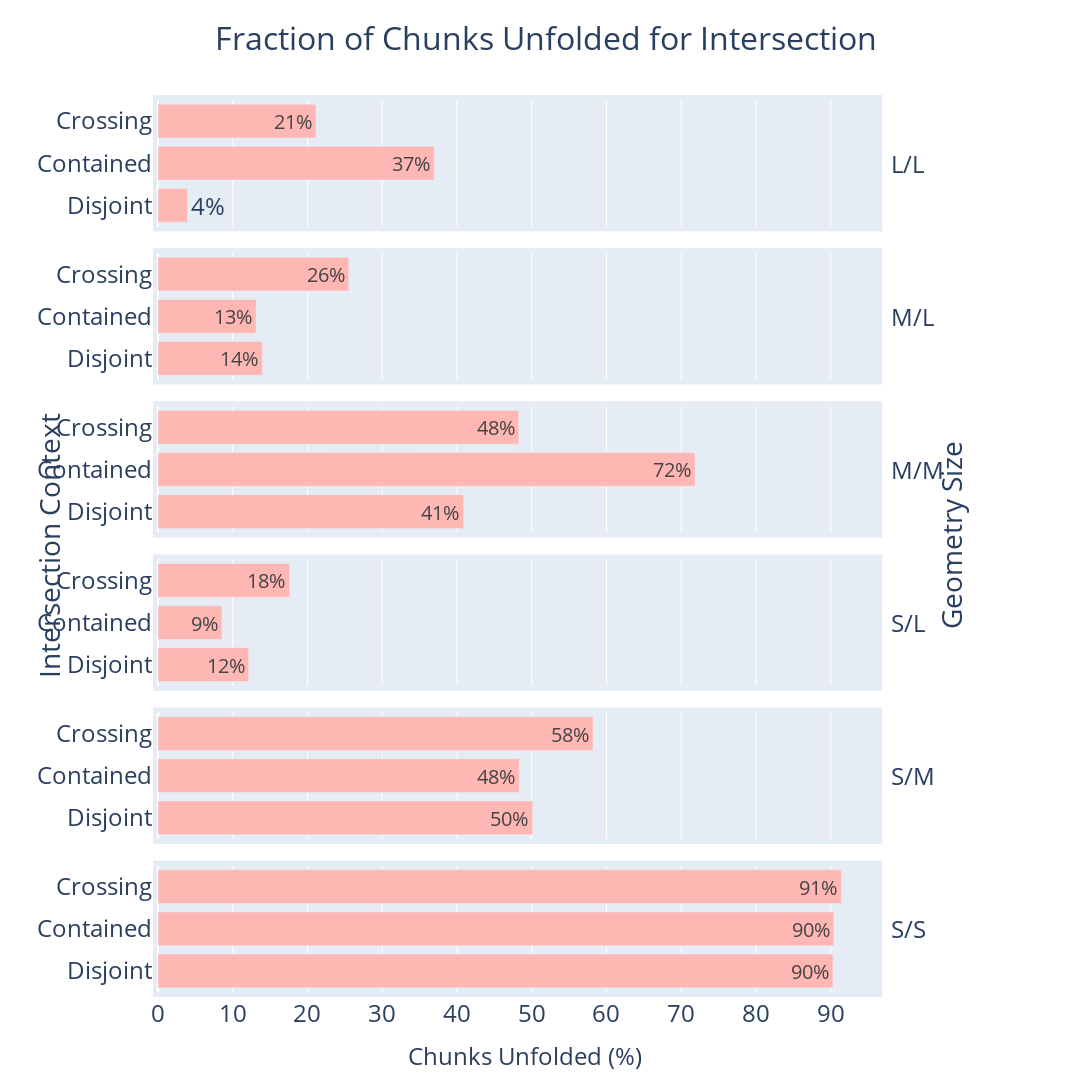

Here is the notebook cell this chart was saved with:
### Markdown cell above
#### (%) Unfolding of chunks

### Code cell
plot_chunk_unfolded_frac(chunk_unfolded_df, is_predicate=False, is_baseline=False)

### Figure 1 — Plotly figure (JSON) as saved in the notebook; plotly's stock layout.template omitted (floating-point values rounded to 4 significant figures)
{"data": [{"alignmentgroup": "True", "hovertemplate": "Geometry Sizes=L/L<br>chk_fraction_unfolded=%{text}<br>Context=%{y}<extra></extra>", "legendgroup": "", "marker": {"color": "rgb(255,183,180)", "pattern": {"shape": ""}}, "name": "", "offsetgroup": "", "orientation": "h", "showlegend": false, "text": [36.95, 21.13, 3.962], "textfont": {"size": 24}, "textposition": "auto", "texttemplate": "%{text:.0f}%", "type": "bar", "x": [36.95, 21.13, 3.962], "xaxis": "x6", "y": ["Contained", "Crossing", "Disjoint"], "yaxis": "y6"}, {"alignmentgroup": "True", "hovertemplate": "Geometry Sizes=M/L<br>chk_fraction_unfolded=%{text}<br>Context=%{y}<extra></extra>", "legendgroup": "", "marker": {"color": "rgb(255,183,180)", "pattern": {"shape": ""}}, "name": "", "offsetgroup": "", "orientation": "h", "showlegend": false, "text": [13.11, 25.51, 13.96], "textfont": {"size": 24}, "textposition": "auto", "texttemplate": "%{text:.0f}%", "type": "bar", "x": [13.11, 25.51, 13.96], "xaxis": "x5", "y": ["Contained", "Crossing", "Disjoint"], "yaxis": "y5"}, {"alignmentgroup": "True", "hovertemplate": "Geometry Sizes=M/M<br>chk_fraction_unfolded=%{text}<br>Context=%{y}<extra></extra>", "legendgroup": "", "marker": {"color": "rgb(255,183,180)", "pattern": {"shape": ""}}, "name": "", "offsetgroup": "", "orientation": "h", "showlegend": false, "text": [71.84, 48.26, 40.88], "textfont": {"size": 24}, "textposition": "auto", "texttemplate": "%{text:.0f}%", "type": "bar", "x": [71.84, 48.26, 40.88], "xaxis": "x4", "y": ["Contained", "Crossing", "Disjoint"], "yaxis": "y4"}, {"alignmentgroup": "True", "hovertemplate": "Geometry Sizes=S/L<br>chk_fraction_unfolded=%{text}<br>Context=%{y}<extra></extra>", "legendgroup": "", "marker": {"color": "rgb(255,183,180)", "pattern": {"shape": ""}}, "name": "", "offsetgroup": "", "orientation": "h", "showlegend": false, "text": [8.549, 17.61, 12.13], "textfont": {"size": 24}, "textposition": "auto", "texttemplate": "%{text:.0f}%", "type": "bar", "x": [8.549, 17.61, 12.13], "xaxis": "x3", "y": ["Contained", "Crossing", "Disjoint"], "yaxis": "y3"}, {"alignmentgroup": "True", "hovertemplate": "Geometry Sizes=S/M<br>chk_fraction_unfolded=%{text}<br>Context=%{y}<extra></extra>", "legendgroup": "", "marker": {"color": "rgb(255,183,180)", "pattern": {"shape": ""}}, "name": "", "offsetgroup": "", "orientation": "h", "showlegend": false, "text": [48.34, 58.2, 50.11], "textfont": {"size": 24}, "textposition": "auto", "texttemplate": "%{text:.0f}%", "type": "bar", "x": [48.34, 58.2, 50.11], "xaxis": "x2", "y": ["Contained", "Crossing", "Disjoint"], "yaxis": "y2"}, {"alignmentgroup": "True", "hovertemplate": "Geometry Sizes=S/S<br>chk_fraction_unfolded=%{text}<br>Context=%{y}<extra></extra>", "legendgroup": "", "marker": {"color": "rgb(255,183,180)", "pattern": {"shape": ""}}, "name": "", "offsetgroup": "", "orientation": "h", "showlegend": false, "text": [90.41, 91.43, 90.29], "textfont": {"size": 24}, "textposition": "auto", "texttemplate": "%{text:.0f}%", "type": "bar", "x": [90.41, 91.43, 90.29], "xaxis": "x", "y": ["Contained", "Crossing", "Disjoint"], "yaxis": "y"}], "layout": {"annotations": [{"font": {"size": 24}, "showarrow": false, "text": "  S/S", "textangle": 0, "x": 0.98, "xanchor": "left", "xref": "paper", "y": 0.07083, "yanchor": "middle", "yref": "paper"}, {"font": {"size": 24}, "showarrow": false, "text": "  S/M", "textangle": 0, "x": 0.98, "xanchor": "left", "xref": "paper", "y": 0.2425, "yanchor": "middle", "yref": "paper"}, {"font": {"size": 24}, "showarrow": false, "text": "  S/L", "textangle": 0, "x": 0.98, "xanchor": "left", "xref": "paper", "y": 0.4142, "yanchor": "middle", "yref": "paper"}, {"font": {"size": 24}, "showarrow": false, "text": "  M/M", "textangle": 0, "x": 0.98, "xanchor": "left", "xref": "paper", "y": 0.5858, "yanchor": "middle", "yref": "paper"}, {"font": {"size": 24}, "showarrow": false, "text": "  M/L", "textangle": 0, "x": 0.98, "xanchor": "left", "xref": "paper", "y": 0.7575, "yanchor": "middle", "yref": "paper"}, {"font": {"size": 24}, "showarrow": false, "text": "  L/L", "textangle": 0, "x": 0.98, "xanchor": "left", "xref": "paper", "y": 0.9292, "yanchor": "middle", "yref": "paper"}, {"font": {"size": 24}, "showarrow": false, "text": "Chunks Unfolded (%)", "x": 0.5, "xanchor": "center", "xref": "paper", "y": -0.05, "yanchor": "top", "yref": "paper"}, {"font": {"size": 28}, "showarrow": false, "text": "Geometry Size", "textangle": -90, "x": 1.08, "xanchor": "center", "xref": "paper", "y": 0.62, "yanchor": "top", "yref": "paper"}, {"font": {"size": 28}, "showarrow": false, "text": "Intersection Context", "textangle": -90, "x": -0.148, "xanchor": "center", "xref": "paper", "y": 0.5, "yanchor": "middle", "yref": "paper"}], "barmode": "relative", "height": 1300, "legend": {"font": {"size": 24}, "orientation": "h", "tracegroupgap": 0, "x": 0.5, "xanchor": "left", "y": 1, "yanchor": "top"}, "margin": {"b": 100, "l": 150, "pad": 5, "r": 200, "t": 100}, "title": {"font": {"size": 32}, "text": "Fraction of Chunks Unfolded for Intersection", "x": 0.5}, "width": 1300, "xaxis": {"anchor": "y", "domain": [0, 0.98], "tickfont": {"size": 24}, "title": {"text": ""}}, "xaxis2": {"anchor": "y2", "domain": [0, 0.98], "matches": "x", "showticklabels": false, "tickfont": {"size": 24}, "title": {"text": ""}}, "xaxis3": {"anchor": "y3", "domain": [0, 0.98], "matches": "x", "showticklabels": false, "tickfont": {"size": 24}, "title": {"text": ""}}, "xaxis4": {"anchor": "y4", "domain": [0, 0.98], "matches": "x", "showticklabels": false, "tickfont": {"size": 24}, "title": {"text": ""}}, "xaxis5": {"anchor": "y5", "domain": [0, 0.98], "matches": "x", "showticklabels": false, "tickfont": {"size": 24}, "title": {"text": ""}}, "xaxis6": {"anchor": "y6", "domain": [0, 0.98], "matches": "x", "showticklabels": false, "tickfont": {"size": 24}, "title": {"text": ""}}, "yaxis": {"anchor": "x", "categoryarray": ["Disjoint", "Contained", "Crossing"], "categoryorder": "array", "domain": [0, 0.1417], "showticklabels": true, "tickfont": {"size": 24}, "title": {"text": ""}, "visible": true}, "yaxis2": {"anchor": "x2", "categoryarray": ["Disjoint", "Contained", "Crossing"], "categoryorder": "array", "domain": [0.1717, 0.3133], "matches": "y", "showticklabels": true, "tickfont": {"size": 24}, "title": {"text": ""}, "visible": true}, "yaxis3": {"anchor": "x3", "categoryarray": ["Disjoint", "Contained", "Crossing"], "categoryorder": "array", "domain": [0.3433, 0.485], "matches": "y", "showticklabels": true, "tickfont": {"size": 24}, "title": {"text": ""}, "visible": true}, "yaxis4": {"anchor": "x4", "categoryarray": ["Disjoint", "Contained", "Crossing"], "categoryorder": "array", "domain": [0.515, 0.6567], "matches": "y", "showticklabels": true, "tickfont": {"size": 24}, "title": {"text": ""}, "visible": true}, "yaxis5": {"anchor": "x5", "categoryarray": ["Disjoint", "Contained", "Crossing"], "categoryorder": "array", "domain": [0.6867, 0.8283], "matches": "y", "showticklabels": true, "tickfont": {"size": 24}, "title": {"text": ""}, "visible": true}, "yaxis6": {"anchor": "x6", "categoryarray": ["Disjoint", "Contained", "Crossing"], "categoryorder": "array", "domain": [0.8583, 1], "matches": "y", "showticklabels": true, "tickfont": {"size": 24}, "title": {"text": ""}, "visible": true}}}
